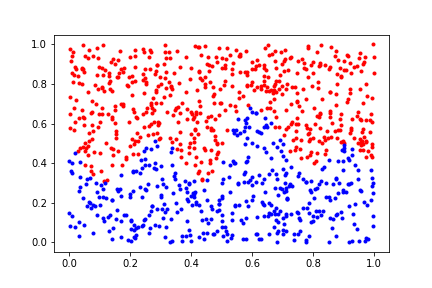

Recreate this plot in Python.
# -*- coding: utf-8 -*-
"""
Created on Fri Nov 11 13:04:27 2022

@author: s
"""

import csv
import matplotlib.pyplot as plt
import random

with open('spline_boundary.csv') as f:
    reader = csv.reader(f, delimiter=',')
    reader.__next__()
    data = []                       # X Y dataset
    class1 = []                     # class 1 X
    class0 = []                     # class 2 X
    for x, y, c in reader:
        inp = [float(x), float(y)]  # convert inputs to float
        cl = int(c)                 # convert class to int
        data.append(inp + [cl])
        class1.append(inp) if cl else class0.append(inp)
    f.close()
# 2nd way
with open('spline_boundary.csv') as f:
    reader = csv.reader(f, delimiter=',')
    reader.__next__()
    xy_data = []                       # X Y dataset
    for e in reader:                # assume arbitrary dim
        inp = [float(x) for x in e[:-1]]  # convert inputs to float
        cl = int(e[-1])                   # convert class to int
        xy_data.append(inp + [cl])
    f.close()
first_class = list(filter(lambda xy: xy[-1], data))
second_class =list(filter(lambda xy: 1-xy[-1], data))

# save inputs as csv
# note newline='' in open, without it newlines are doubled
with open('spline_boundary_enum_inputs.csv', 'w', newline='') as f:  
    writer = csv.writer(f, delimiter=',')
    x_data = (x[:-1] for x in xy_data)
    en_inputs = [[i, *(data[i][:-1])] for i in range(len(data))]
    for x in en_inputs:
        writer.writerow(x)
f.close()
# plot classes for reference
p1 = plt.plot(*zip(*class1), '.', c='red')
p0 = plt.plot(*zip(*class0), '.', c='blue')
plt.savefig("spline_boundary.png", transparent=True)

# randomly generate a short sequence of points and classify them
n_queries = 100
with open('query_points.csv', 'w', newline='') as f:
    writer = csv.writer(f, delimiter=',')
    for i in range(n_queries):
        datum = random.random(), random.random()
        writer.writerow(datum)
f.close()

